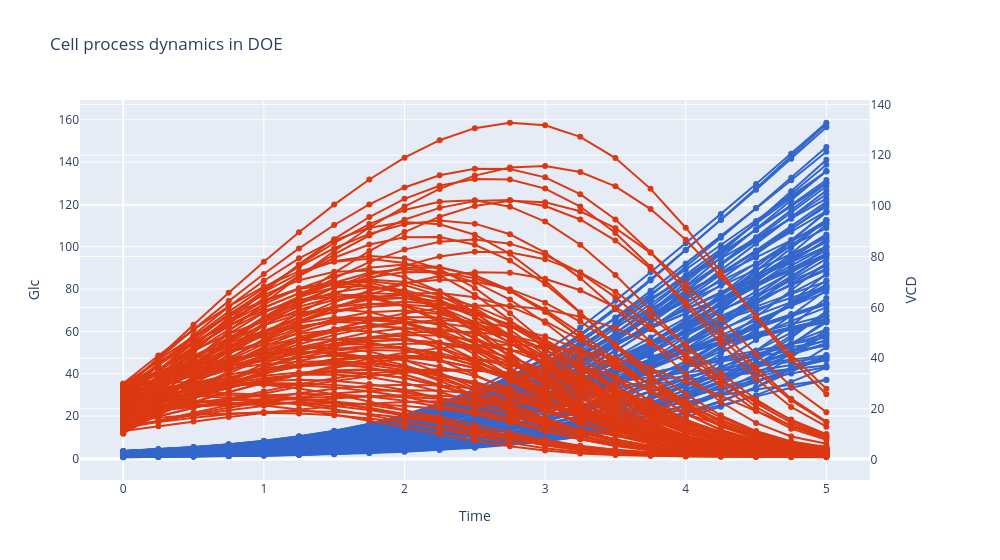

The notebook cell this image was saved under:
### Code cell
#@title Plot the test experiments
# Plot experiments
fig = make_subplots(specs=[[{"secondary_y": True}]])
for i in range(NUM_TEST):
    fig.add_trace(go.Scatter(x=t,y=vcd_test[:, i], mode='markers+lines',name='VCD:'+str(i), line=dict(color = px.colors.qualitative.G10[0])))
    fig.add_trace(go.Scatter(x=t,y=glc_test[:, i], mode='markers+lines',name='Glucose:'+str(i),line=dict(color = px.colors.qualitative.G10[1])),secondary_y=True)
fig.update_layout(showlegend=False,title="Cell process dynamics in DOE",xaxis_title="Time",yaxis_title="Glc",width=1000)
fig.update_yaxes(title_text="VCD", secondary_y=True)
fig.show()
